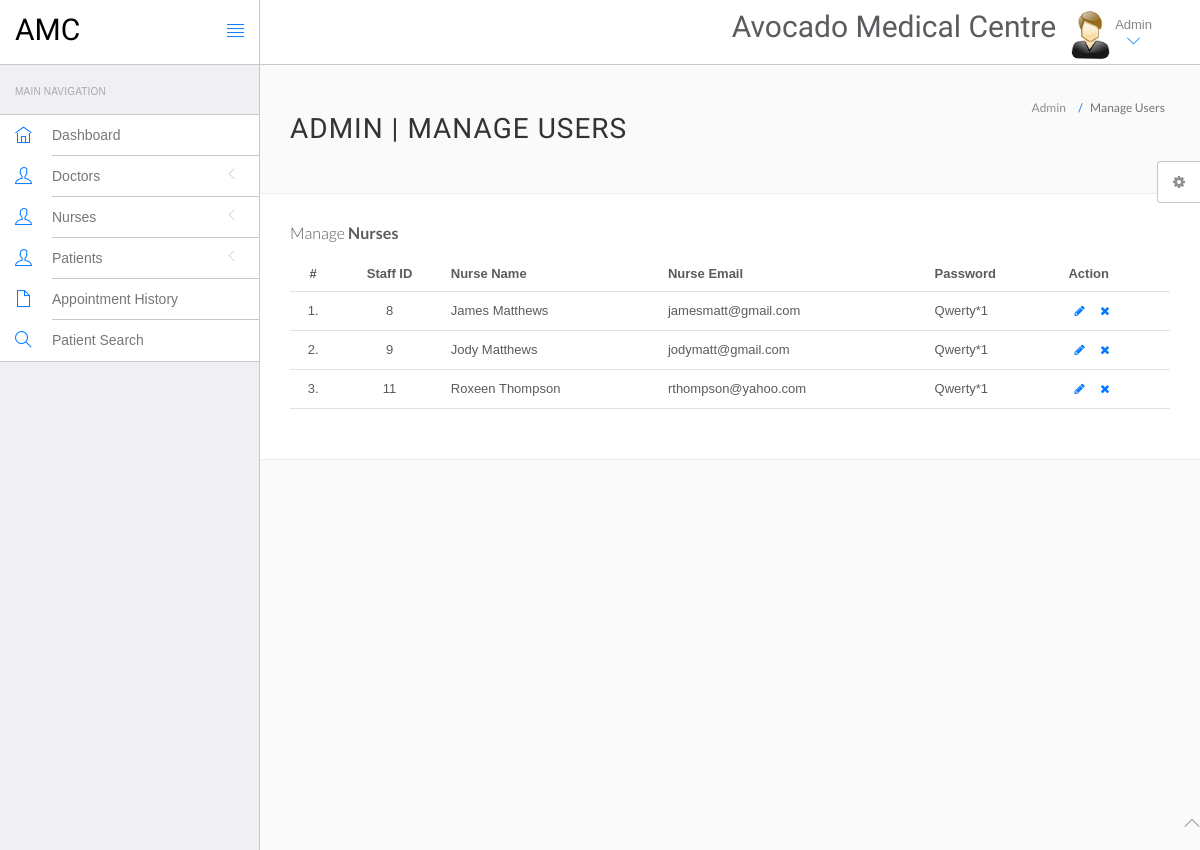
Page /views/admin/manage-nurses.php (signed in) on the committed database.
### tables this page shows
CREATE TABLE IF NOT EXISTS `staff` (
  `StaffID` int(11) NOT NULL AUTO_INCREMENT,
  `Name` varchar(50) NOT NULL,
  `Email` varchar(50) NOT NULL,
  `Password` varchar(50) NOT NULL,
  `Type` varchar(15) NOT NULL,
  PRIMARY KEY (`StaffID`),
  KEY `StaffID` (`StaffID`)
);

### views/admin/manage-nurses.php (the view, shortened to what this page needs)
<!DOCTYPE html>
<html lang="en">
	<head>
		<link rel="stylesheet" href="vendor/bootstrap/css/bootstrap.min.css">
		<link rel="stylesheet" href="vendor/fontawesome/css/font-awesome.min.css">
		<link rel="stylesheet" href="vendor/themify-icons/themify-icons.min.css">
		<link href="vendor/animate.css/animate.min.css" rel="stylesheet" media="screen">
		<link href="vendor/perfect-scrollbar/perfect-scrollbar.min.css" rel="stylesheet" media="screen">
		<link href="vendor/switchery/switchery.min.css" rel="stylesheet" media="screen">
		<link href="vendor/bootstrap-touchspin/jquery.bootstrap-touchspin.min.css" rel="stylesheet" media="screen">
		<link href="vendor/select2/select2.min.css" rel="stylesheet" media="screen">
		<link href="vendor/bootstrap-datepicker/bootstrap-datepicker3.standalone.min.css" rel="stylesheet" media="screen">
		<link href="vendor/bootstrap-timepicker/bootstrap-timepicker.min.css" rel="stylesheet" media="screen">
		<link rel="stylesheet" href="assets/css/styles.css">
		<link rel="stylesheet" href="assets/css/plugins.css">
		<link rel="stylesheet" href="assets/css/themes/theme-1.css" id="skin_color" />
	</head>
	<body>
		<div id="app">
			<?php include('include/sidebar.php');?>
			<div class="app-content">
				<?php include('include/header.php');?>
				<div class="main-content" >
					<div class="wrap-content container" id="container">
						<section id="page-title">
							<div class="row">
								<div class="col-sm-8">
									<h1 class="mainTitle">Admin | Manage Users</h1>
								</div>
								<ol class="breadcrumb">
									<li>
										<span>Admin</span>
									</li>
									<li class="active">
										<span>Manage Users</span>
									</li>
								</ol>
							</div>
						</section>
						<div class="container-fluid container-fullw bg-white">
							<div class="row">
								<div class="col-md-12">
									<h5 class="over-title margin-bottom-15">Manage <span class="text-bold">Nurses</span></h5>
									<table class="table table-hover" id="sample-table-1">
										<thead>
											<tr>
												<th class="center">#</th>
												<th class="center">Staff ID</th>
												<th>Nurse Name</th>
												<th class="hidden-xs">Nurse Email</th>
												<th>Password</th>
												<th>Action</th>
											</tr>
										</thead>
										<tbody>
											<?php
												include('include/config.php');
												$selQuery = "SELECT * FROM staff WHERE type='Nurse'";
												$results = mysqli_query($conn,$selQuery) or die("Could not find database record(s)".mysqli_error($conn));
												$cnt=1;
												while($row=mysqli_fetch_assoc($results))
												{
											?>
											<tr>
												<td class="center"><?php echo $cnt;?>.</td>
												<td class="center"><?php echo $row['StaffID']; ?></td>
												<td class="hidden-xs"><?php echo $row['Name'];?></td>
												<td><?php echo $row['Email'];?></td>
												<td><?php echo $row['Password'];?></td>
												<td >
												<div class="visible-md visible-lg hidden-sm hidden-xs">
													<a href="edit-nurse.php?id=<?php echo $row['StaffID'];?>" class="btn btn-transparent btn-xs" tooltip-placement="top" tooltip="Edit"><i class="fa fa-pencil"></i></a>
													<a href="manage-nurses.php?id=<?php echo $row['StaffID']?>&del=delete" onClick="return confirm('Are you sure you want to delete?')"class="btn btn-transparent btn-xs tooltips" tooltip-placement="top" tooltip="Remove"><i class="fa fa-times fa fa-white"></i></a>
												</div>
												</td>
											</tr>
											<?php
												$cnt=$cnt+1;
											 }?>
										</tbody>
									</table>
								</div>
							</div>
								</div>
							</div>
						</div>
					</div>
				</div>
	<?php include('include/footer.php');?>
	<?php include('include/setting.php');?>
	</body>
</html>

### views/admin/assets/css/themes/theme-1.css (style rules this page uses)
body { background: #FAFAFA; }

### rows in the picture
staff: StaffID "8", Name "James Matthews", Email "jamesmatt@gmail.com", Password "Qwerty*1"
staff: StaffID "9", Name "Jody Matthews", Email "jodymatt@gmail.com", Password "Qwerty*1"
staff: StaffID "11", Name "Roxeen Thompson", Email "rthompson@yahoo.com", Password "Qwerty*1"
